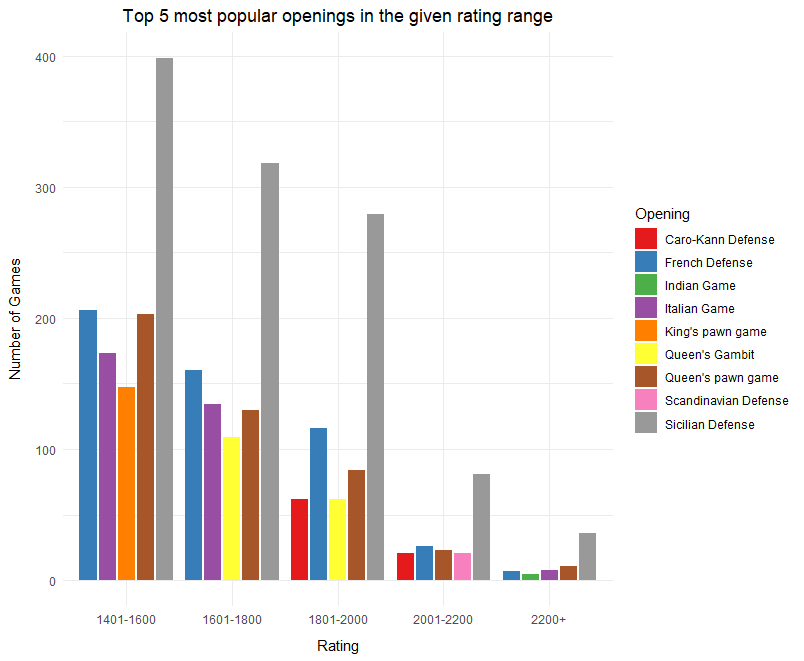

This chart was generated by the following R code:
df <- read.csv("games.csv")
library(dplyr)
library(tidyr)
library(ggplot2)

head(df)

df <- df[c("white_rating","black_rating","opening_name","id")]


max(df$white_rating)
min(df$white_rating)

"
bins: 
<1401
1401-1600
1601-1800
1801-2000
2001-2200
>2200 
"
bins <- c(1400,1600,1800,2000,2200,Inf)
labels <- c("1401-1600","1601-1800","1801-2000","2001-2200","2200+")
df$white <- cut(df$white_rating,breaks=bins,labels=labels,right=TRUE)
df$black <- cut(df$black_rating,breaks=bins,labels=labels,right=TRUE)

df <- df %>%
  mutate(white=as.character(white),black=as.character(black)) %>%
  filter(!is.na(white) & !is.na(black)) %>%
  filter(as.character(white)==as.character(black)) %>%
  rename(unified=white) %>%
  select(-black)

top_openings <- df %>%
  count(opening_name) %>%
  arrange(desc(n)) %>%
  head(25)

library(stringr)

df <- df %>%
  mutate(opening_name = case_when(
    str_detect(opening_name,regex("sicilian",ignore_case=TRUE)) ~ "Sicilian Defense",
    str_detect(opening_name,regex("scandinavian",ignore_case=TRUE)) ~ "Scandinavian Defense",
    str_detect(opening_name,regex("italian",ignore_case=TRUE)) ~ "Italian Game",
    str_detect(opening_name,regex("queen's gambit",ignore_case=TRUE)) ~ "Queen's Gambit",
    str_detect(opening_name,regex("philidor defense",ignore_case=TRUE)) ~ "Philidor Defense",
    str_detect(opening_name,regex("caro",ignore_case=TRUE)) ~ "Caro-Kann Defense",
    str_detect(opening_name,regex("french defense",ignore_case=TRUE)) ~ "French Defense",
    str_detect(opening_name,regex("queen's pawn",ignore_case=TRUE)) ~ "Queen's pawn game",
    str_detect(opening_name,regex("king's pawn",ignore_case=TRUE)) ~ "King's pawn game",
    TRUE ~ opening_name
  )
  )
  
top_openings2 <- df %>%
  count(opening_name) %>%
  arrange(desc(n)) %>%
  head(10)

top_cat <- df %>%
  group_by(unified,opening_name) %>%
  summarise(n=n(), .groups="drop") %>%
  arrange(unified,desc(n)) %>%
  group_by(unified) %>%
  slice_head(n=5) %>%
  mutate(rank=row_number()) %>%
  ungroup()

top_cat

keep_openings <- c(
  "French Defense",
  "Queen's pawn game",
  "Sicilian Defense",
  "Italian Game",
  "Queen's Gambit"
)

df_bump <- top_cat %>%
  filter(opening_name %in% keep_openings) %>%
  select(-rank) %>%
  group_by(unified) %>%
  arrange(desc(n), .by_group = TRUE) %>%
  mutate(rank = row_number()) %>%
  ungroup()

prototype <- ggplot(df_bump, aes(x = unified,y = rank,group = opening_name,color = opening_name)) +
  geom_line(size = 1) +
  geom_point(size = 3) +
  scale_y_reverse(breaks = 1:5) +
  scale_x_discrete(expand = expansion(add = 0.2)) +  
  labs(
    title = "Popularity of given openings in their respective rating ranges",
    y = NULL,
    x = "Rating",
    color = "Opening"
  ) +
  theme_minimal() +
  theme(
    plot.title = element_text(hjust = 0.5),
    axis.title.x = element_text(margin = margin(t = 10))
  )

prototype

library(RColorBrewer)

final <- ggplot(top_cat, aes(x = unified, y = n, fill = opening_name)) +
  geom_col(position = position_dodge2(width = 0.8)) +
  scale_fill_brewer(palette = "Set1") + 
  labs(title = "Top 5 most popular openings in the given rating range", x = "Rating", y = "Number of Games", fill = "Opening") +
  theme_minimal() +
  theme(plot.title = element_text(hjust = 0.5),
        axis.title.x = element_text(margin = margin(t = 10)),
        axis.title.y = element_text(margin = margin(r = 10)))

final
